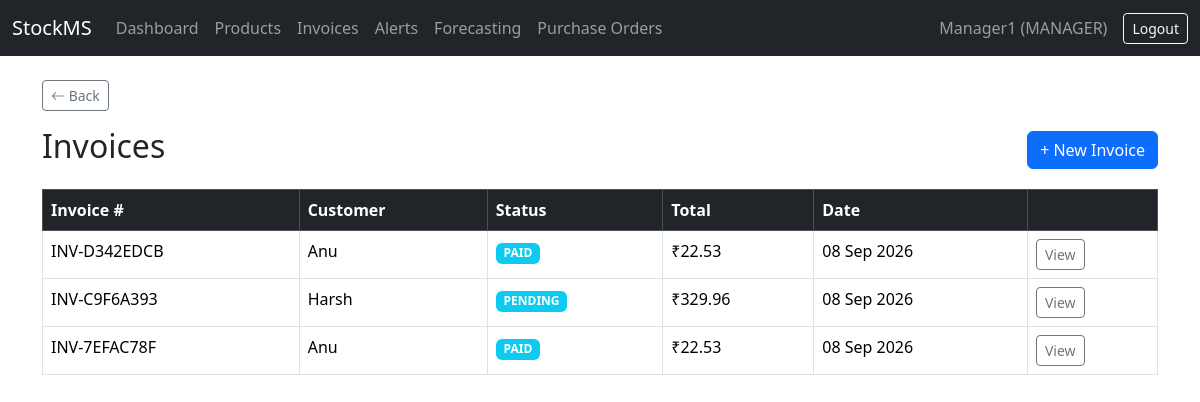
The page /invoices/ (signed in) on the database its author committed.
### accounts/models.py (models this page shows, shortened)
class User(AbstractUser):
    class Role(models.TextChoices):
        ADMIN = 'ADMIN', 'Admin'
        MANAGER = 'MANAGER', 'Manager'
        STAFF = 'STAFF', 'Staff'
    role = models.CharField(
        max_length=10,
        choices=Role.choices,
        default=Role.STAFF,
    )

### billing/models.py (models this page shows, shortened)
class Invoice(models.Model):
    class Status(models.TextChoices):
        PENDING = 'PENDING', 'Pending'
        PAID = 'PAID', 'Paid'
        CANCELLED = 'CANCELLED', 'Cancelled'
    invoice_number = models.CharField(max_length=20, unique=True)
    customer = models.ForeignKey(Customer, on_delete=models.SET_NULL, null=True, related_name='invoices')
    created_by = models.ForeignKey(settings.AUTH_USER_MODEL, on_delete=models.SET_NULL, null=True)
    status = models.CharField(max_length=10, choices=Status.choices, default=Status.PENDING)
    created_at = models.DateTimeField(auto_now_add=True)
    @property
    def total_amount(self):
        return sum(item.subtotal for item in self.items.all())

class Customer(models.Model):
    name = models.CharField(max_length=200)
    phone = models.CharField(max_length=20, blank=True)
    email = models.EmailField(blank=True)
    address = models.TextField(blank=True)
    def __str__(self):
        return self.name

class InvoiceItem(models.Model):
    invoice = models.ForeignKey(Invoice, on_delete=models.CASCADE, related_name='items')
    product = models.ForeignKey(Product, on_delete=models.PROTECT)
    quantity = models.PositiveIntegerField()
    unit_price = models.DecimalField(max_digits=10, decimal_places=2)
    @property
    def subtotal(self):
        return self.quantity * self.unit_price

### billing/views.py (the view)
# urls.py: path('', views.invoice_list, name='invoice_list'),
@login_required
def invoice_list(request):
    invoices = Invoice.objects.select_related('customer').all().order_by('-created_at')
    return render(request, 'billing/invoice_list.html', {'invoices': invoices})

### billing/templates/billing/invoice_list.html (shortened to what this page needs)
{% extends 'base.html' %}
{% block content %}
<div class="d-flex justify-content-between align-items-center mb-3">
    <h2>Invoices</h2>
    <a href="{% url 'invoice_create' %}" class="btn btn-primary">+ New Invoice</a>
</div>
<table class="table table-bordered table-hover">
    <thead class="table-dark">
        <tr>
            <th>Invoice #</th>
            <th>Customer</th>
            <th>Status</th>
            <th>Total</th>
            <th>Date</th>
            <th></th>
        </tr>
    </thead>
    <tbody>
        {% for invoice in invoices %}
        <tr>
            <td>{{ invoice.invoice_number }}</td>
            <td>{{ invoice.customer|default:"Walk-in" }}</td>
            <td><span class="badge bg-info">{{ invoice.status }}</span></td>
            <td>₹{{ invoice.total_amount }}</td>
            <td>{{ invoice.created_at|date:"d M Y" }}</td>
            <td><a href="{% url 'invoice_detail' invoice.pk %}" class="btn btn-sm btn-outline-secondary">View</a></td>
        </tr>
        {% empty %}
        <tr><td colspan="6" class="text-center">No invoices yet.</td></tr>
        {% endfor %}
    </tbody>
</table>
{% endblock %}

### templates/base.html (shortened to what this page needs)
{% load static %}
<!DOCTYPE html>
<html lang="en">
<head>
    <link href="https://cdn.jsdelivr.net/npm/bootstrap@5.3.3/dist/css/bootstrap.min.css" rel="stylesheet">
    <link href="https://cdn.jsdelivr.net/npm/bootstrap-icons@1.11.3/font/bootstrap-icons.css" rel="stylesheet">
</head>
<body>
    <nav class="navbar navbar-expand-lg navbar-dark bg-dark">
        <div class="container-fluid">
            <a class="navbar-brand" href="{% url 'dashboard' %}">StockMS</a>
            <div class="collapse navbar-collapse">
                <ul class="navbar-nav me-auto">
                    <li class="nav-item"><a class="nav-link" href="{% url 'dashboard' %}">Dashboard</a></li>
                    <li class="nav-item"><a class="nav-link" href="{% url 'product_list' %}">Products</a></li>
                    <li class="nav-item"><a class="nav-link" href="{% url 'invoice_list' %}">Invoices</a></li>
                    <li class="nav-item"><a class="nav-link" href="{% url 'alert_list' %}">Alerts</a></li>
                    <li class="nav-item"><a class="nav-link" href="{% url 'forecast_page' %}">Forecasting</a></li>
                    {% if user.role == 'ADMIN' or user.role == 'MANAGER' %}
                        <li class="nav-item"><a class="nav-link" href="{% url 'purchase_order_list' %}">Purchase Orders</a></li>
                    {% endif %}
                </ul>
                {% if user.is_authenticated %}
                <span class="navbar-text me-3">{{ user.username }} ({{ user.role }})</span>
<form method="post" action="{% url 'logout' %}" class="d-inline">
    <button type="submit" class="btn btn-outline-light btn-sm">Logout</button>
</form>                {% endif %}
            </div>
        </div>
    </nav>
    <div class="container mt-4">
    <a href="javascript:history.back()" class="btn btn-sm btn-outline-secondary mb-3">
        <i class="bi bi-arrow-left"></i> Back
    </a>
        {% block content %}
        {% endblock %}
    </div>
</body>
</html>

### rows shown on the page
User: username "Manager1", role "MANAGER"
Invoice: invoice_number "INV-D342EDCB", customer "Anu", status "PAID", total_amount "22.53", created_at "08 Sep 2026"
Invoice: invoice_number "INV-C9F6A393", customer "Harsh", status "PENDING", total_amount "329.96", created_at "08 Sep 2026"
Invoice: invoice_number "INV-7EFAC78F", customer "Anu", status "PAID", total_amount "22.53", created_at "08 Sep 2026"
